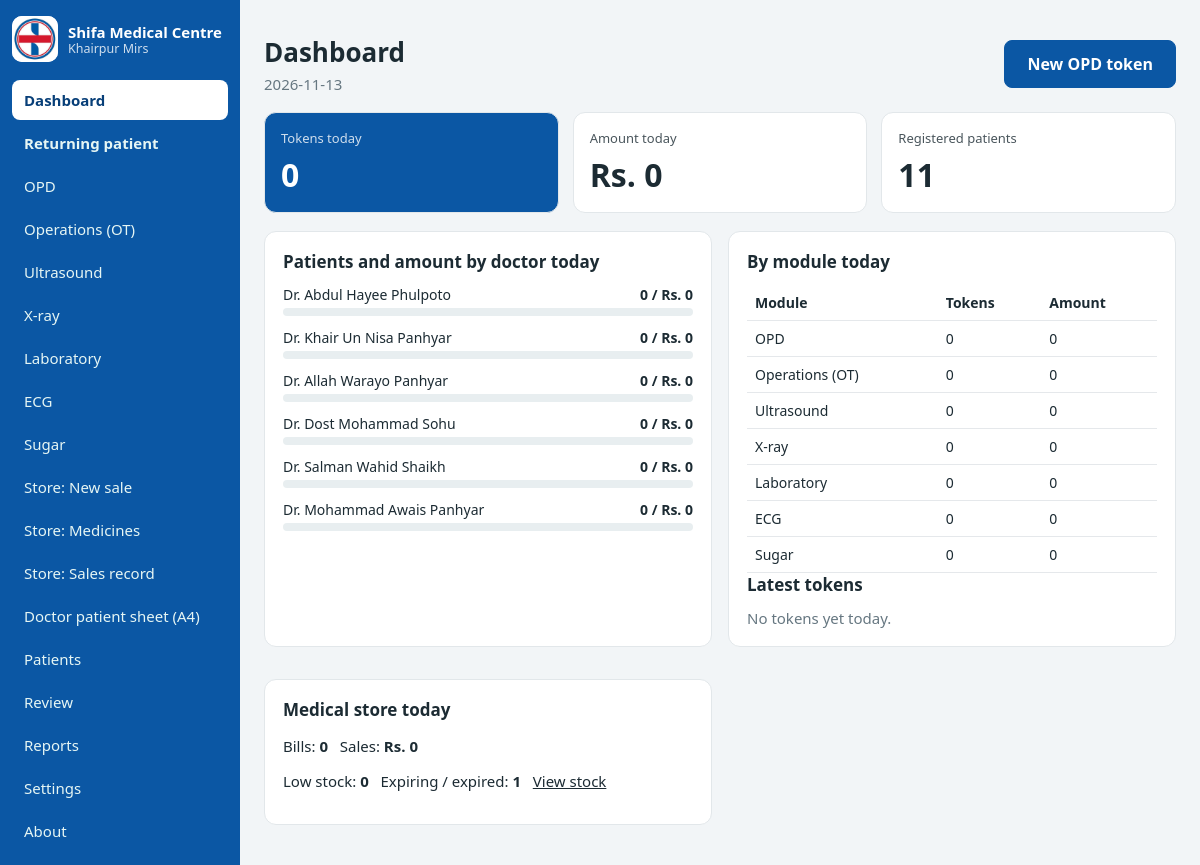
The page / (signed in) on the database its author committed.
### tables this page shows
CREATE TABLE doctors(id INTEGER PRIMARY KEY, name TEXT, fee REAL DEFAULT 0);

### app.py (the view)
@app.route("/")
def dashboard():
    t = today()
    stats = q1("SELECT COUNT(*) n, COALESCE(SUM(total),0) amt FROM visits WHERE vdate=?", (t,))
    pats = q1("SELECT COUNT(*) n FROM patients")["n"]
    docs = qa("SELECT d.name, COUNT(v.id) n, COALESCE(SUM(v.total),0) amt FROM doctors d LEFT JOIN visits v "
              "ON v.doctor_name=d.name AND v.vdate=? GROUP BY d.id ORDER BY d.id", (t,))
    mods = {r["module"]: r for r in qa("SELECT module, COUNT(*) n, SUM(total) amt FROM visits WHERE vdate=? GROUP BY module", (t,))}
    latest = qa("SELECT * FROM visits WHERE vdate=? ORDER BY id DESC LIMIT 8", (t,))
    mx = max([d["n"] for d in docs] + [1])
    st = q1("SELECT COUNT(*) n, COALESCE(SUM(total),0) t FROM sales WHERE sdate=?", (t,))
    low = q1("SELECT COUNT(*) n FROM medicines WHERE stock<=min_stock")["n"]
    soon = q1("SELECT COUNT(*) n FROM medicines WHERE expiry!='' AND expiry<=? AND stock>0", ((date.today() + timedelta(days=60)).isoformat(),))["n"]
    return render_template("dashboard.html", stats=stats, pats=pats, docs=docs, mods=mods, latest=latest, mx=mx, st=st, low=low, soon=soon)

### app.py (called while the page is built)
def db():
    if "db" not in g:
        g.db = sqlite3.connect(DB); g.db.row_factory = sqlite3.Row
    return g.db

def qa(s, a=()): return db().execute(s, a).fetchall()

def q1(s, a=()): return db().execute(s, a).fetchone()

def today(): return date.today().isoformat()

@app.before_request
def gate():
    if request.endpoint in ("login", "static"): return
    if "user" not in session: return redirect(url_for("login"))

@app.context_processor
def ctx(): return dict(MODULES=MODULES, today=today(), path=request.path)

### templates/dashboard.html
{% extends "base.html" %}{% block content %}
<div class="page-head"><div><h1>Dashboard</h1><p class="muted">{{ today }}</p></div>
<a class="btn btn-primary btn-lg" href="/entry/opd">New OPD token</a></div>
<section class="stats">
<div class="stat stat-hero"><span class="stat-label">Tokens today</span><strong class="stat-num">{{ stats.n }}</strong></div>
<div class="stat"><span class="stat-label">Amount today</span><strong class="stat-num">Rs. {{ '%.0f'|format(stats.amt) }}</strong></div>
<div class="stat"><span class="stat-label">Registered patients</span><strong class="stat-num">{{ pats }}</strong></div></section>
<div class="cols">
<section class="card"><h2>Patients and amount by doctor today</h2><ul class="bars">
{% for d in docs %}<li><div class="bar-top"><span class="bar-name">{{ d.name }}</span><span class="bar-num">{{ d.n }} / Rs. {{ '%.0f'|format(d.amt) }}</span></div>
<div class="bar"><span style="width: {{ (d.n / mx * 100)|round }}%"></span></div></li>{% endfor %}</ul></section>
<section class="card"><h2>By module today</h2>
<table class="tbl"><tr><th>Module</th><th>Tokens</th><th>Amount</th></tr>
{% for k, v in MODULES.items() %}<tr><td>{{ v }}</td><td>{{ mods[k].n if k in mods else 0 }}</td><td>{{ '%.0f'|format(mods[k].amt) if k in mods else 0 }}</td></tr>{% endfor %}</table>
<h2>Latest tokens</h2>
{% for v in latest %}<p><a href="/token/{{ v.id }}">#{{ v.token_no }} {{ MODULES[v.module] }}</a> - {{ v.name }} - Rs. {{ '%.0f'|format(v.total) }}</p>
{% else %}<p class="muted">No tokens yet today.</p>{% endfor %}</section><section class="card"><h2>Medical store today</h2>
<p>Bills: <b>{{ st.n }}</b> &nbsp; Sales: <b>Rs. {{ '%.0f'|format(st.t) }}</b></p>
<p>Low stock: <b>{{ low }}</b> &nbsp; Expiring / expired: <b>{{ soon }}</b> &nbsp; <a href="/store/medicines"><u>View stock</u></a></p></section>
</div>
{% endblock %}

### static/css/style.css (style rules this page uses)
* { box-sizing:border-box }
:root { --brand:#0b57a4;--brand-d:#083f78;--bg:#f2f5f7;--ink:#1c2b33;--mut:#667781;--line:#e2e7ea }
body { margin:0;font-family:Segoe UI,Arial,sans-serif;background:var(--bg);color:var(--ink);font-size:15px }
a { color:inherit;text-decoration:none }
h1 { margin:0;font-size:26px }
h2 { font-size:17px;margin:0 0 12px }
.muted { color:var(--mut);margin:4px 0 0 }
.page-head { display:flex;justify-content:space-between;align-items:center;gap:12px;flex-wrap:wrap;margin-bottom:18px }
.btn { display:inline-block;padding:9px 16px;border-radius:8px;border:1px solid #cfd6dd;background:#fff;color:var(--ink);cursor:pointer;font:inherit;font-weight:600 }
.btn-primary { background:var(--brand);border-color:var(--brand);color:#fff }
.btn-lg { padding:12px 22px;font-size:16px }
.stats { display:grid;grid-template-columns:repeat(auto-fit,minmax(200px,1fr));gap:14px;margin-bottom:18px }
.stat { background:#fff;border-radius:12px;padding:16px;border:1px solid var(--line);display:flex;flex-direction:column;gap:6px }
.stat-hero { background:var(--brand);color:#fff }
.stat-label { font-size:13px;opacity:.8 }
.stat-num { font-size:32px }
.cols { display:grid;grid-template-columns:repeat(auto-fit,minmax(320px,1fr));gap:16px }
.card { background:#fff;border-radius:12px;padding:18px;border:1px solid var(--line);margin-bottom:16px }
.bars { list-style:none;margin:0;padding:0;display:flex;flex-direction:column;gap:12px }
.bar-top { display:flex;justify-content:space-between;gap:8px;font-size:14px;margin-bottom:4px }
.bar-num { font-weight:700 }
.bar { height:8px;background:#e8eef0;border-radius:6px;overflow:hidden }

### static/css/extra.css (style rules this page uses)
.tbl { width:100%;border-collapse:collapse;font-size:14px }
.tbl th,.tbl td { padding:8px;border-bottom:1px solid #e5e8eb;text-align:left;vertical-align:top }

### rows shown on the page
doctors: name "Dr. Abdul Hayee Phulpoto", n "0", amt "0"
doctors: name "Dr. Khair Un Nisa Panhyar", n "0", amt "0"
doctors: name "Dr. Allah Warayo Panhyar", n "0", amt "0"
doctors: name "Dr. Dost Mohammad Sohu", n "0", amt "0"
doctors: name "Dr. Salman Wahid Shaikh", n "0", amt "0"
doctors: name "Dr. Mohammad Awais Panhyar", n "0", amt "0"

### other values the page prints
{{ v }} "OPD" "Operations (OT)" "Ultrasound" "X-ray" "Laboratory" "ECG" "Sugar"
{{ stats.n }} "0"
{{ '%.0f'|format(stats.amt) }} "0"
{{ pats }} "11"
{{ mods[k].n if k in mods else 0 }} "0" "0" "0" "0" "0" "0" "0"
{{ '%.0f'|format(mods[k].amt) if k in mods else 0 }} "0" "0" "0" "0" "0" "0" "0"
{{ st.n }} "0"
{{ '%.0f'|format(st.t) }} "0"
{{ low }} "0"
{{ soon }} "1"
